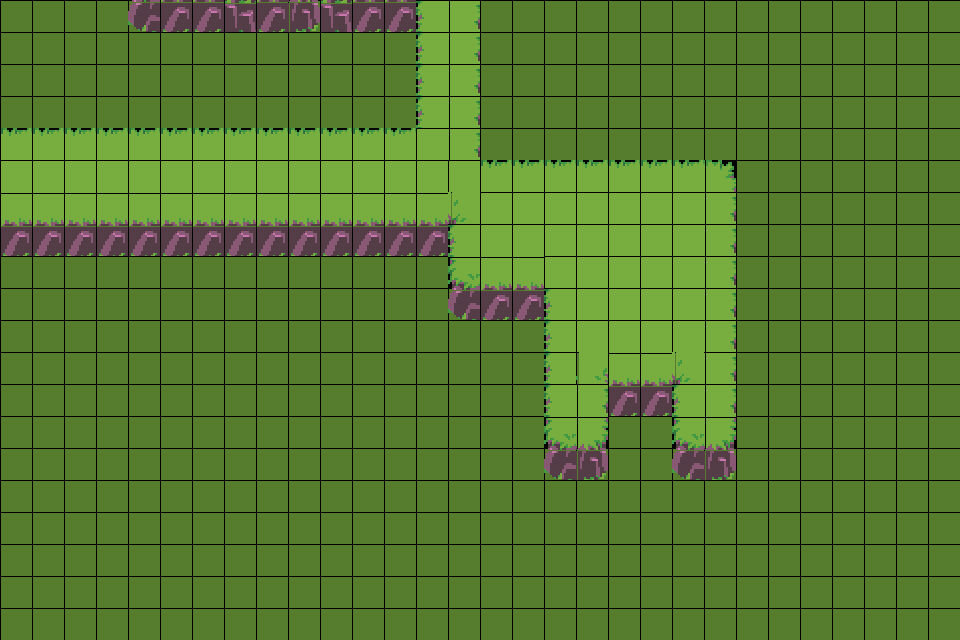

A level layout from a 2D game, rendered from its tile map. Below: a short description, then the map file with its tile-grid data intact:
An orthogonal 30x20 tile map with 32x32 px tiles, 2 tile layers (Prototype, Terrain), 1 hidden layer not drawn.

<map version="1.10" tiledversion="1.11.0" orientation="orthogonal" renderorder="right-down" width="30" height="20" tilewidth="32" tileheight="32" infinite="0" nextlayerid="4" nextobjectid="1">
 <tileset firstgid="1" source="../Main/Tileset/TileAtlas_Unitest.tsx" />
 <layer id="3" name="Base" width="30" height="20" visible="0">
  <data encoding="csv">
7,7,7,7,7,7,7,7,7,7,7,7,7,7,7,7,7,7,7,7,7,7,7,7,7,7,7,7,7,7,
7,7,7,7,7,7,7,7,7,7,7,7,7,7,7,7,7,7,7,7,7,7,7,7,7,7,7,7,7,7,
7,7,7,7,7,7,7,7,7,7,7,7,7,7,7,7,7,7,7,7,7,7,7,7,7,7,7,7,7,7,
7,7,7,7,7,7,7,7,7,7,7,7,7,7,7,7,7,7,7,7,7,7,7,7,7,7,7,7,7,7,
7,7,7,7,7,7,7,7,7,7,7,7,7,7,7,7,7,7,7,7,7,7,7,7,7,7,7,7,7,7,
7,7,7,7,7,7,7,7,7,7,7,7,7,7,7,7,7,7,7,7,7,7,7,7,7,7,7,7,7,7,
7,7,7,7,7,7,7,7,7,7,7,7,7,7,7,7,7,7,7,7,7,7,7,7,7,7,7,7,7,7,
7,7,7,7,7,7,7,7,7,7,7,7,7,7,7,7,7,7,7,7,7,7,7,7,7,7,7,7,7,7,
7,7,7,7,7,7,7,7,7,7,7,7,7,7,7,7,7,7,7,7,7,7,7,7,7,7,7,7,7,7,
7,7,7,7,7,7,7,7,7,7,7,7,7,7,7,7,7,7,7,7,7,7,7,7,7,7,7,7,7,7,
7,7,7,7,7,7,7,7,7,7,7,7,7,7,7,7,7,7,7,7,7,7,7,7,7,7,7,7,7,7,
7,7,7,7,7,7,7,7,7,7,7,7,7,7,7,7,7,7,7,7,7,7,7,7,7,7,7,7,7,7,
7,7,7,7,7,7,7,7,7,7,7,7,7,7,7,7,7,7,7,7,7,7,7,7,7,7,7,7,7,7,
7,7,7,7,7,7,7,7,7,7,7,7,7,7,7,7,7,7,7,7,7,7,7,7,7,7,7,7,7,7,
7,7,7,7,7,7,7,7,7,7,7,7,7,7,7,7,7,7,7,7,7,7,7,7,7,7,7,7,7,7,
7,7,7,7,7,7,7,7,7,7,7,7,7,7,7,7,7,7,7,7,7,7,7,7,7,7,7,7,7,7,
7,7,7,7,7,7,7,7,7,7,7,7,7,7,7,7,7,7,7,7,7,7,7,7,7,7,7,7,7,7,
7,7,7,7,7,7,7,7,7,7,7,7,7,7,7,7,7,7,7,7,7,7,7,7,7,7,7,7,7,7,
7,7,7,7,7,7,7,7,7,7,7,7,7,7,7,7,7,7,7,7,7,7,7,7,7,7,7,7,7,7,
7,7,7,7,7,7,7,7,7,7,7,7,7,7,7,7,7,7,7,7,7,7,7,7,7,7,7,7,7,7
</data>
 </layer>
 <layer id="1" name="Prototype" width="30" height="20" opacity="0.72">
  <data encoding="csv">
7,7,7,7,7,7,7,7,7,7,7,7,7,6,8,7,7,7,7,7,7,7,7,7,7,7,7,7,7,7,
7,7,7,7,7,7,7,7,7,7,7,7,7,6,8,7,7,7,7,7,7,7,7,7,7,7,7,7,7,7,
7,7,7,7,7,7,7,7,7,7,7,7,7,6,8,7,7,7,7,7,7,7,7,7,7,7,7,7,7,7,
7,7,7,7,7,7,7,7,7,7,7,7,7,6,8,7,7,7,7,7,7,7,7,7,7,7,7,7,7,7,
2,2,2,2,2,2,2,2,2,2,2,2,2,7,8,7,7,7,7,7,7,7,7,7,7,7,7,7,7,7,
7,7,7,7,7,7,7,7,7,7,7,7,7,7,7,2,2,2,2,2,2,2,3,7,7,7,7,7,7,7,
12,12,12,12,12,12,12,12,12,12,12,12,12,12,7,7,7,7,7,7,7,7,8,7,7,7,7,7,7,7,
7,7,7,7,7,7,7,7,7,7,7,7,7,7,6,7,7,7,7,7,7,7,8,7,7,7,7,7,7,7,
7,7,7,7,7,7,7,7,7,7,7,7,7,7,11,12,12,7,7,7,7,7,8,7,7,7,7,7,7,7,
7,7,7,7,7,7,7,7,7,7,7,7,7,7,7,7,7,6,7,7,7,7,8,7,7,7,7,7,7,7,
7,7,7,7,7,7,7,7,7,7,7,7,7,7,7,7,7,6,7,7,7,7,8,7,7,7,7,7,7,7,
7,7,7,7,7,7,7,7,7,7,7,7,7,7,7,7,7,6,7,12,12,7,8,7,7,7,7,7,7,7,
7,7,7,7,7,7,7,7,7,7,7,7,7,7,7,7,7,6,8,7,7,6,8,7,7,7,7,7,7,7,
7,7,7,7,7,7,7,7,7,7,7,7,7,7,7,7,7,11,13,7,7,11,13,7,7,7,7,7,7,7,
7,7,7,7,7,7,7,7,7,7,7,7,7,7,7,7,7,7,7,7,7,7,7,7,7,7,7,7,7,7,
7,7,7,7,7,7,7,7,7,7,7,7,7,7,7,7,7,7,7,7,7,7,7,7,7,7,7,7,7,7,
7,7,7,7,7,7,7,7,7,7,7,7,7,7,7,7,7,7,7,7,7,7,7,7,7,7,7,7,7,7,
7,7,7,7,7,7,7,7,7,7,7,7,7,7,7,7,7,7,7,7,7,7,7,7,7,7,7,7,7,7,
7,7,7,7,7,7,7,7,7,7,7,7,7,7,7,7,7,7,7,7,7,7,7,7,7,7,7,7,7,7,
7,7,7,7,7,7,7,7,7,7,7,7,7,7,7,7,7,7,7,7,7,7,7,7,7,7,7,7,7,7
</data>
 </layer>
 <layer id="2" name="Terrain" width="30" height="20">
  <data encoding="csv">
0,0,0,0,16,17,17,22,17,18,22,17,17,6,8,0,0,0,0,0,0,0,0,0,0,0,0,0,0,0,
0,0,0,0,0,0,0,0,0,0,0,0,0,6,8,0,0,0,0,0,0,0,0,0,0,0,0,0,0,0,
0,0,0,0,0,0,0,0,0,0,0,0,0,6,8,0,0,0,0,0,0,0,0,0,0,0,0,0,0,0,
0,0,0,0,0,0,0,0,0,0,0,0,0,6,8,0,0,0,0,0,0,0,0,0,0,0,0,0,0,0,
2,2,2,2,2,2,2,2,2,2,2,2,2,7,8,0,0,0,0,0,0,0,0,0,0,0,0,0,0,0,
7,7,7,7,7,7,7,7,7,7,7,7,7,7,7,2,2,2,2,2,2,2,3,0,0,0,0,0,0,0,
12,12,12,12,12,12,12,12,12,12,12,12,12,12,5,7,7,7,7,7,7,7,8,0,0,0,0,0,0,0,
17,17,17,17,17,17,17,17,17,17,17,17,17,17,6,7,7,7,7,7,7,7,8,0,0,0,0,0,0,0,
0,0,0,0,0,0,0,0,0,0,0,0,0,0,11,12,12,7,7,7,7,7,8,0,0,0,0,0,0,0,
0,0,0,0,0,0,0,0,0,0,0,0,0,0,16,17,17,6,7,7,7,7,8,0,0,0,0,0,0,0,
0,0,0,0,0,0,0,0,0,0,0,0,0,0,0,0,0,6,7,7,7,7,8,0,0,0,0,0,0,0,
0,0,0,0,0,0,0,0,0,0,0,0,0,0,0,0,0,6,4,12,12,5,8,0,0,0,0,0,0,0,
0,0,0,0,0,0,0,0,0,0,0,0,0,0,0,0,0,6,8,17,17,6,8,0,0,0,0,0,0,0,
0,0,0,0,0,0,0,0,0,0,0,0,0,0,0,0,0,11,13,0,0,11,13,0,0,0,0,0,0,0,
0,0,0,0,0,0,0,0,0,0,0,0,0,0,0,0,0,16,18,0,0,16,18,0,0,0,0,0,0,0,
0,0,0,0,0,0,0,0,0,0,0,0,0,0,0,0,0,0,0,0,0,0,0,0,0,0,0,0,0,0,
0,0,0,0,0,0,0,0,0,0,0,0,0,0,0,0,0,0,0,0,0,0,0,0,0,0,0,0,0,0,
0,0,0,0,0,0,0,0,0,0,0,0,0,0,0,0,0,0,0,0,0,0,0,0,0,0,0,0,0,0,
0,0,0,0,0,0,0,0,0,0,0,0,0,0,0,0,0,0,0,0,0,0,0,0,0,0,0,0,0,0,
0,0,0,0,0,0,0,0,0,0,0,0,0,0,0,0,0,0,0,0,0,0,0,0,0,0,0,0,0,0
</data>
 </layer>
</map>
